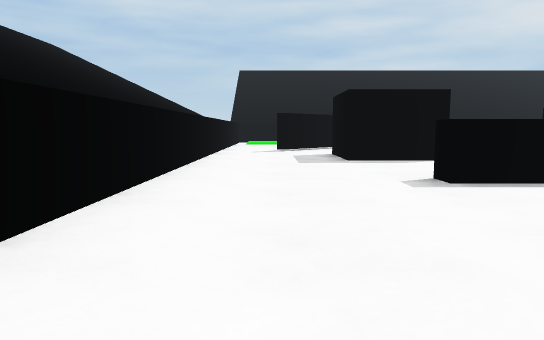
View 1 (above)

20 first-person views from a walk through a Unity game level. The camera is 0.62 m above the floor, tilts 6° down and sees 70° across. The floor is counted in squares, 1 m on a side. Each view is taken from the middle of a square. On the plan, view 1 faces up. The plan holds only what a view shows up to about 10 squares ahead; the rest is blank. The place goes on beyond the plan. The player character is not drawn. Surface patterns are stand-ins for the level's own textures.

View 2
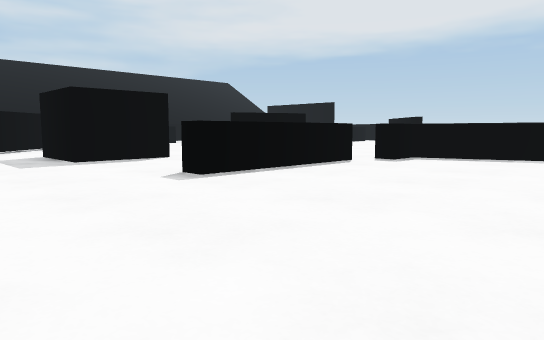

View 3
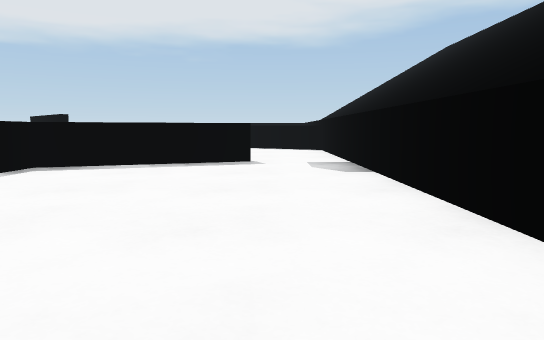

View 4
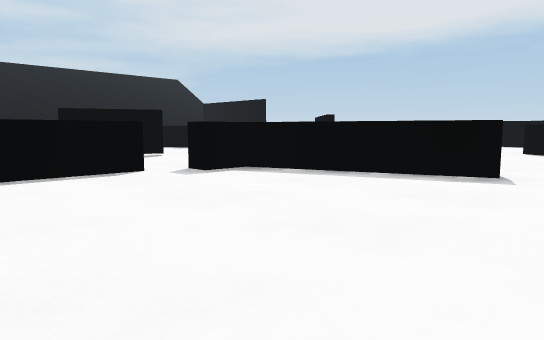

View 5
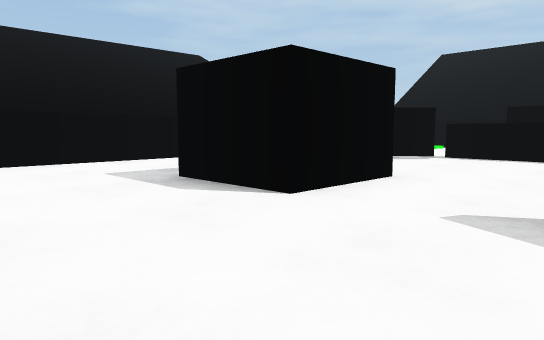

View 6
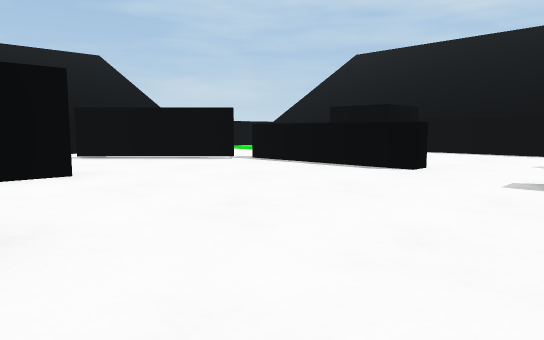

View 7
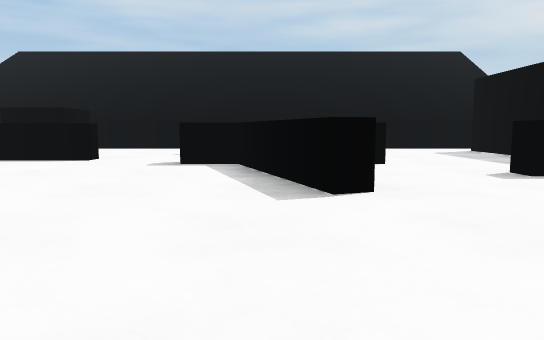

View 8
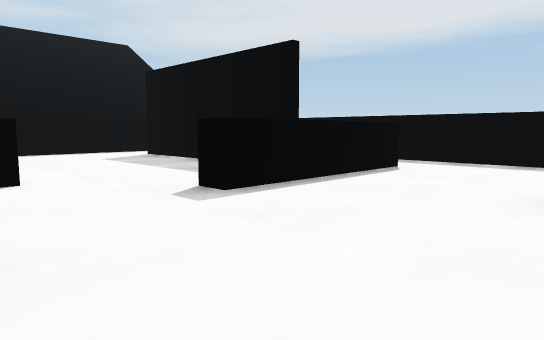

View 9
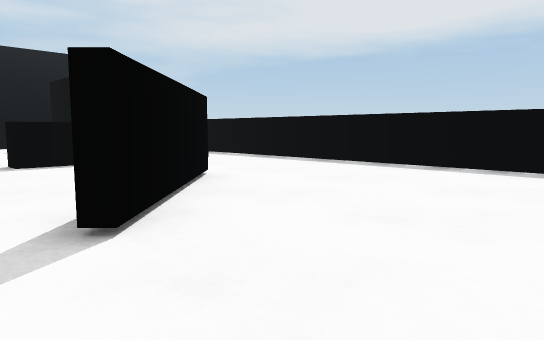

View 10
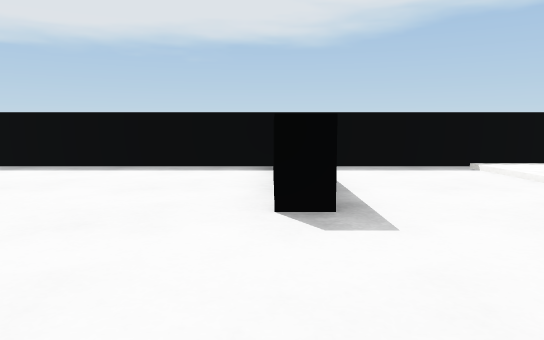

View 11
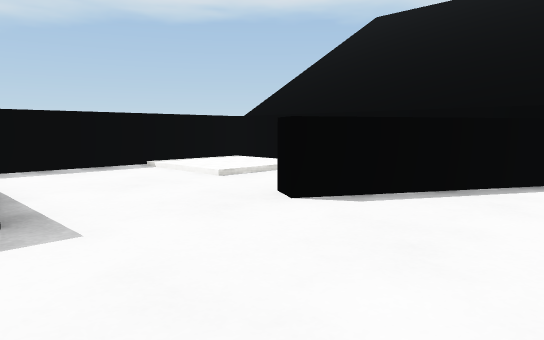

View 12
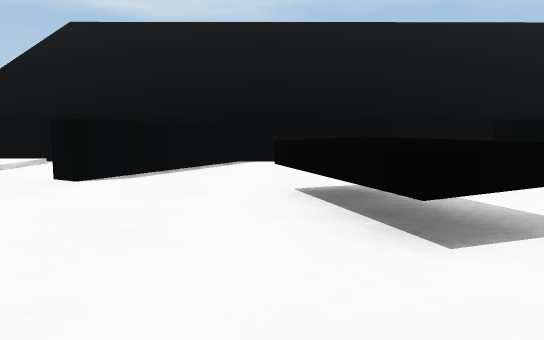

View 13
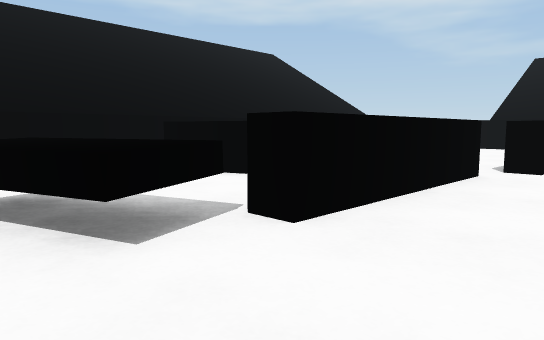

View 14
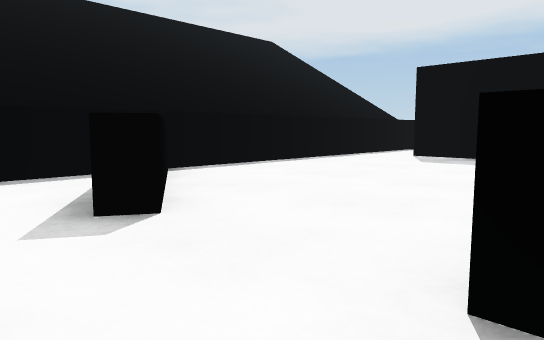

View 15
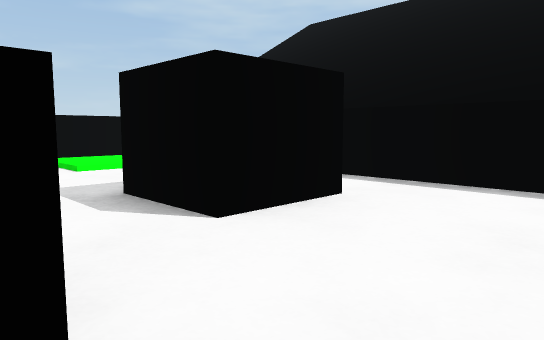

View 16
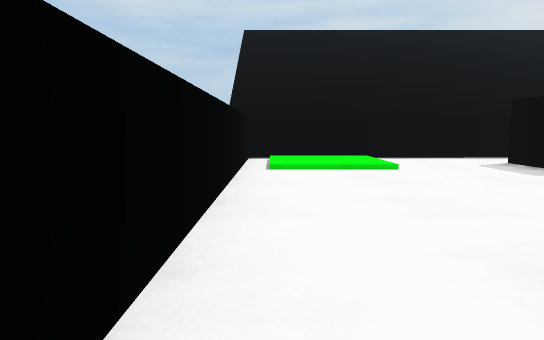

View 17
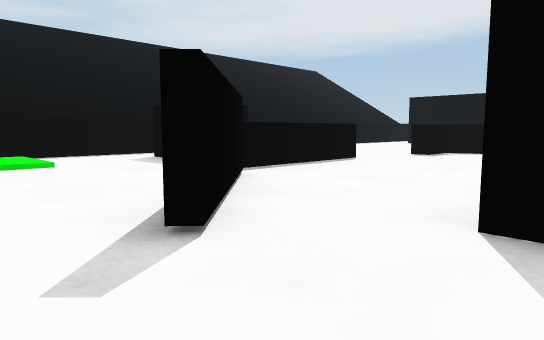

View 18
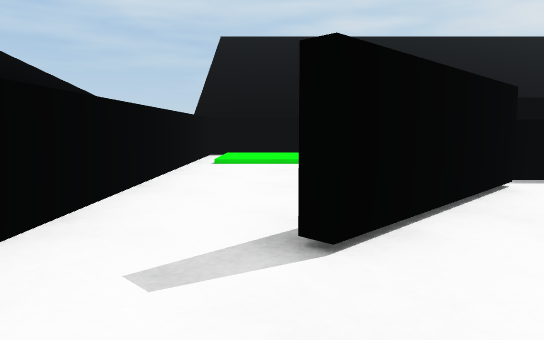

View 19
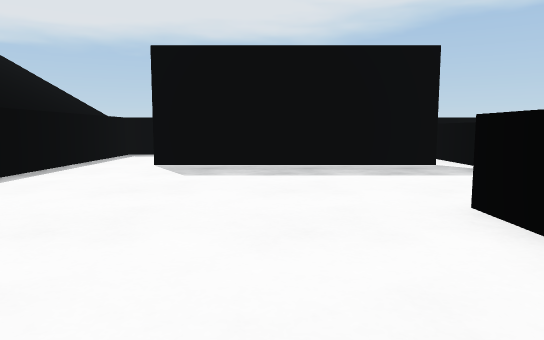

View 20
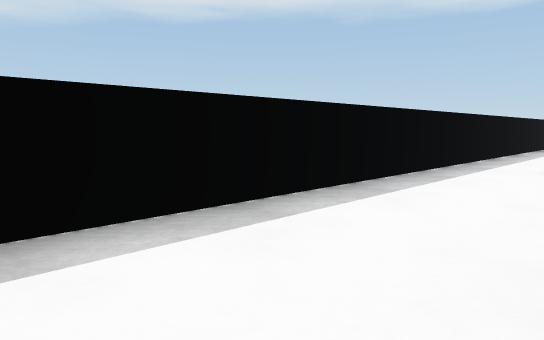

### Floor plan
Key: @ floor where view 1 was taken; # wall or solid block; x gap in a wall; . main floor; : floor 0.1 m higher than the main floor; / step, stairs or slope; ^ raised ledge; O other object.
Columns run from 2 left of view 1 to 19 right of it. Each row starts with its distance up from view 1.
 19 ######################
 18 #///.......^^........#
 17 #/:/..OO...^......#..#
 16 #///..OO..^.......#..#
 15 #.................#..#
 14  ....^^^^.........#..#
 13  ...#......^^^^...#..#
 12 #..##.......^.....x..#
 11 #..#........^...^^^^.#
 10 #........... ^.......#
  9 #...OO...............#
  8 #...OO..##...... #...#
  7 #........#.....  ....#
  6 #....................#
  5  ....^^^.............#
  4  ........^^^^^...^^^^#
  3  .........^..^.......#
  2  .........^..^^......#
  1  .........^^....^////#
  0  .@.............^./:/#
 -1     ...........^  ///#
 -2        ###############

Positions as (right, up) in squares from view 1, and headings:
1: (0, 0), facing up
2: (-1, 0), facing up-right
3: (1, 0), facing right
4: (3, -1), facing up-right
5: (6, 5), facing up-left
6: (9, 8), facing up-left
7: (10, 6), facing up
8: (11, 8), facing up-right
9: (12, 4), facing up-right
10: (12, 4), facing right
11: (12, 4), facing down-right
12: (12, 6), facing down
13: (12, 6), facing down-left
14: (7, 13), facing up-right
15: (7, 14), facing up-left
16: (-1, 10), facing up
17: (-1, 9), facing up-right
18: (0, 9), facing up
19: (9, 15), facing right
20: (16, 18), facing down-right
